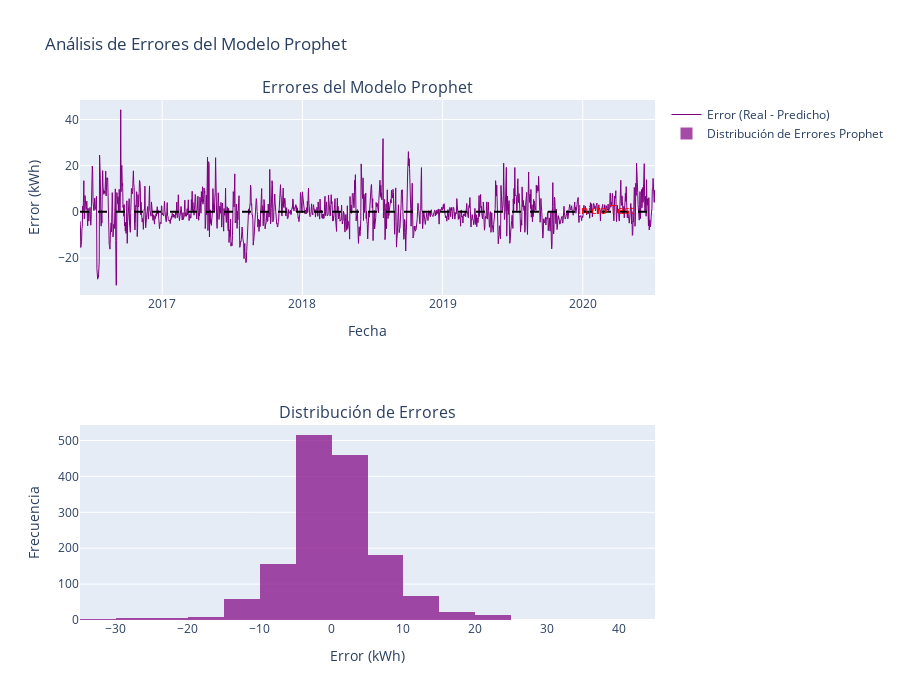

The notebook cell this image was saved under:
### Markdown cell above
**Respuesta:**

### Code cell
# 1. Preparar datos para Prophet
print(" 1. Preparación de datos para Prophet ")

# Verificar si tenemos los datos básicos - si no, cargarlos

df_energia = pd.read_csv('energia_homero.csv')
df_energia['date'] = pd.to_datetime(df_energia['date'])
print(f"Datos cargados: {df_energia.shape}")

# Recrear train_data y test_data si no existen
if 'train_data' not in locals() or 'test_data' not in locals():
    print("Recreando división train/test")
    fecha_corte = '2020-02-29'
    train_data = df_energia[df_energia['date'] <= fecha_corte].copy()
    test_data = df_energia[df_energia['date'] > fecha_corte].copy()
    print(f"Train: {len(train_data)} observaciones, Test: {len(test_data)} observaciones")

# Crear copias de los conjuntos de datos y renombrar columnas según requerimientos de Prophet
train_prophet = train_data[['date', 'Energy_kWh']].copy()
test_prophet = test_data[['date', 'Energy_kWh']].copy()

# Renombrar columnas: 'date' -> 'ds', 'Energy_kWh' -> 'y'
train_prophet.columns = ['ds', 'y']
test_prophet.columns = ['ds', 'y']

print(f"Conjunto de entrenamiento Prophet:")
print(f"Forma: {train_prophet.shape}")
print(f"Columnas: {list(train_prophet.columns)}")
print(f"Primeras 3 filas:")
print(train_prophet.head(3))

print(f"\nConunto de prueba Prophet:")
print(f"Forma: {test_prophet.shape}")
print(f"Columnas: {list(test_prophet.columns)}")
print(f"Primeras 3 filas:")
print(test_prophet.head(3))

# 2. Crear y ajustar modelo Prophet
print("\n 2. Creación y ajuste del modelo Prophet ")

# Crear modelo Prophet
model_prophet = Prophet()

# Entrenar el modelo con datos de entrenamiento
print("Entrenando modelo Prophet")
model_prophet.fit(train_prophet)
print("Modelo Prophet entrenado exitosamente")

# Crear dataframe futuro para predicciones
# Incluir tanto el período de entrenamiento como el de prueba
periods_to_forecast = len(test_prophet)
future = model_prophet.make_future_dataframe(periods=periods_to_forecast)

print(f"\nDataFrame futuro creado:")
print(f"Forma: {future.shape}")
print(f"Rango de fechas: {future['ds'].min()} a {future['ds'].max()}")

# Realizar predicciones
print("Realizando predicciones")
forecast = model_prophet.predict(future)
print("Predicciones completadas")

# Mostrar componentes principales del forecast
print(f"\nComponentes principales del forecast:")
print(f"Columnas disponibles: {forecast.columns.tolist()}")

# 3. Gráficos de predicciones y componentes
print("\n 3. Visualización de predicciones y componentes ")

# Gráfico de predicciones usando Prophet
fig1 = model_prophet.plot(forecast)
fig1.suptitle('Predicciones Prophet - Consumo de Energía de Homero', fontsize=14, fontweight='bold')
plt.xlabel('Fecha')
plt.ylabel('Consumo de Energía (kWh)')
plt.tight_layout()
plt.show()

# Gráfico de componentes usando Prophet
fig2 = model_prophet.plot_components(forecast)
fig2.suptitle('Componentes del Modelo Prophet', fontsize=14, fontweight='bold')
plt.tight_layout()
plt.show()

# 4. Calcular MAE
print("\n 4. Cálculo del Mean Absolute Error (MAE) ")

# Separar predicciones para train y test
forecast_train = forecast.iloc[:len(train_prophet)]
forecast_test = forecast.iloc[len(train_prophet):]

# Calcular MAE para entrenamiento
mae_prophet_train = mean_absolute_error(train_prophet['y'], forecast_train['yhat'])

# Calcular MAE para prueba
mae_prophet_test = mean_absolute_error(test_prophet['y'], forecast_test['yhat'])

print(f"MAE Entrenamiento (Prophet): {mae_prophet_train:.4f} kWh")
print(f"MAE Prueba (Prophet): {mae_prophet_test:.4f} kWh")

# Comparación con modelos anteriores (si están disponibles)
print(f"\nComparación con modelos anteriores:")
if 'mae_trend_train' in locals() and 'mae_seasonal_train' in locals():
    print(f"MAE Tendencia (Train/Test): {mae_trend_train:.4f} / {mae_trend_test:.4f}")
    print(f"MAE Estacional (Train/Test): {mae_seasonal_train:.4f} / {mae_seasonal_test:.4f}")
    print(f"MAE Prophet (Train/Test): {mae_prophet_train:.4f} / {mae_prophet_test:.4f}")

    # Calcular mejoras relativas
    mejora_vs_tendencia = ((mae_trend_test - mae_prophet_test) / mae_trend_test * 100)
    mejora_vs_estacional = ((mae_seasonal_test - mae_prophet_test) / mae_seasonal_test * 100)

    print(f"\nMejora de Prophet vs Tendencia: {mejora_vs_tendencia:.2f}%")
    print(f"Mejora de Prophet vs Estacional: {mejora_vs_estacional:.2f}%")
else:
    print(f"MAE Prophet (Train/Test): {mae_prophet_train:.4f} / {mae_prophet_test:.4f}")
    print("Nota: Para comparar con otros modelos, ejecute primero las celdas 21-27 del laboratorio")

# 5. Análisis de errores
print("\n 5. Análisis de errores del modelo Prophet ")

# Calcular errores
# Concatenar datos reales de train y test
y_real_full = pd.concat([train_prophet['y'], test_prophet['y']], ignore_index=True)

# Errores completos
error_prophet_full = y_real_full - forecast['yhat']
error_prophet_train = train_prophet['y'].values - forecast_train['yhat'].values  
error_prophet_test = test_prophet['y'].values - forecast_test['yhat'].values

print(f"Estadísticas de errores del modelo Prophet:")
print(f"Error medio entrenamiento: {np.mean(error_prophet_train):.4f} kWh")
print(f"Error medio prueba: {np.mean(error_prophet_test):.4f} kWh")
print(f"Desviación estándar error entrenamiento: {np.std(error_prophet_train):.4f} kWh")
print(f"Desviación estándar error prueba: {np.std(error_prophet_test):.4f} kWh")

# Gráfico de errores usando plotly
fig_error_prophet = make_subplots(rows=2, cols=1, 
                                 subplot_titles=['Errores del Modelo Prophet', 
                                               'Distribución de Errores'])

# Crear fechas completas para el gráfico
dates_complete = pd.concat([train_prophet['ds'], test_prophet['ds']], ignore_index=True)

# Gráfico de errores en el tiempo
fig_error_prophet.add_trace(
    go.Scatter(x=dates_complete, 
               y=error_prophet_full,
               mode='lines',
               name='Error (Real - Predicho)',
               line=dict(color='purple', width=1)),
    row=1, col=1
)

# Línea de error cero
fig_error_prophet.add_hline(y=0, line_dash="dash", line_color="black", row=1, col=1)

# Línea divisoria entre train y test
test_start_date = '2020-03-01'
fig_error_prophet.add_shape(
    type="line",
    x0=test_start_date, y0=0,
    x1=test_start_date, y1=1,
    yref="paper",
    line=dict(color="red", width=2, dash="dash"),
    row=1, col=1
)

# Añadir anotación
fig_error_prophet.add_annotation(
    x=test_start_date,
    y=0.9,
    yref="paper",
    text="Inicio Test",
    showarrow=False,
    font=dict(color="red"),
    row=1, col=1
)

# Histograma de errores
fig_error_prophet.add_trace(
    go.Histogram(x=error_prophet_full, 
                 name='Distribución de Errores Prophet',
                 nbinsx=30,
                 marker_color='purple',
                 opacity=0.7),
    row=2, col=1
)

fig_error_prophet.update_layout(
    title='Análisis de Errores del Modelo Prophet',
    height=700,
    showlegend=True
)

fig_error_prophet.update_xaxes(title_text="Fecha", row=1, col=1)
fig_error_prophet.update_yaxes(title_text="Error (kWh)", row=1, col=1)
fig_error_prophet.update_xaxes(title_text="Error (kWh)", row=2, col=1)
fig_error_prophet.update_yaxes(title_text="Frecuencia", row=2, col=1)

fig_error_prophet.show()



# Estadísticas comparativas finales
print(f"\n RESUMEN COMPARATIVO DE MODELOS ")
if 'mae_trend_train' in locals() and 'mae_seasonal_train' in locals():
    print(f"Modelo               | MAE Train | MAE Test  | Mejora vs Tendencia")
    print(f"Tendencia Lineal     | {mae_trend_train:.4f}   | {mae_trend_test:.4f}   | Baseline")
    print(f"Estacional (Fourier) | {mae_seasonal_train:.4f}   | {mae_seasonal_test:.4f}   | {((mae_trend_test - mae_seasonal_test) / mae_trend_test * 100):5.2f}%")
    print(f"Prophet              | {mae_prophet_train:.4f}   | {mae_prophet_test:.4f}   | {mejora_vs_tendencia:5.2f}%")

### Figure 1 — Plotly figure (JSON) as saved in the notebook; plotly's stock layout.template omitted (floating-point values rounded to 4 significant figures; data arrays with more than 128 entries replaced by an {"elided": "..."} marker saying what was removed)
{"data": [{"line": {"color": "purple", "width": 1}, "mode": "lines", "name": "Error (Real - Predicho)", "type": "scatter", "x": {"elided": "1498 str values"}, "xaxis": "x", "y": {"elided": "1498 float values"}, "yaxis": "y"}, {"marker": {"color": "purple"}, "name": "Distribución de Errores Prophet", "nbinsx": 30, "opacity": 0.7, "type": "histogram", "x": {"elided": "1498 float values"}, "xaxis": "x2", "yaxis": "y2"}], "layout": {"annotations": [{"font": {"size": 16}, "showarrow": false, "text": "Errores del Modelo Prophet", "x": 0.5, "xanchor": "center", "xref": "paper", "y": 1, "yanchor": "bottom", "yref": "paper"}, {"font": {"size": 16}, "showarrow": false, "text": "Distribución de Errores", "x": 0.5, "xanchor": "center", "xref": "paper", "y": 0.375, "yanchor": "bottom", "yref": "paper"}, {"font": {"color": "red"}, "showarrow": false, "text": "Inicio Test", "x": "2020-03-01", "xref": "x", "y": 0.9, "yref": "y"}], "height": 700, "shapes": [{"line": {"color": "black", "dash": "dash"}, "type": "line", "x0": 0, "x1": 1, "xref": "x domain", "y0": 0, "y1": 0, "yref": "y"}, {"line": {"color": "red", "dash": "dash", "width": 2}, "type": "line", "x0": "2020-03-01", "x1": "2020-03-01", "xref": "x", "y0": 0, "y1": 1, "yref": "y"}], "showlegend": true, "title": {"text": "Análisis de Errores del Modelo Prophet"}, "xaxis": {"anchor": "y", "domain": [0, 1], "title": {"text": "Fecha"}}, "xaxis2": {"anchor": "y2", "domain": [0, 1], "title": {"text": "Error (kWh)"}}, "yaxis": {"anchor": "x", "domain": [0.625, 1], "title": {"text": "Error (kWh)"}}, "yaxis2": {"anchor": "x2", "domain": [0, 0.375], "title": {"text": "Frecuencia"}}}}
